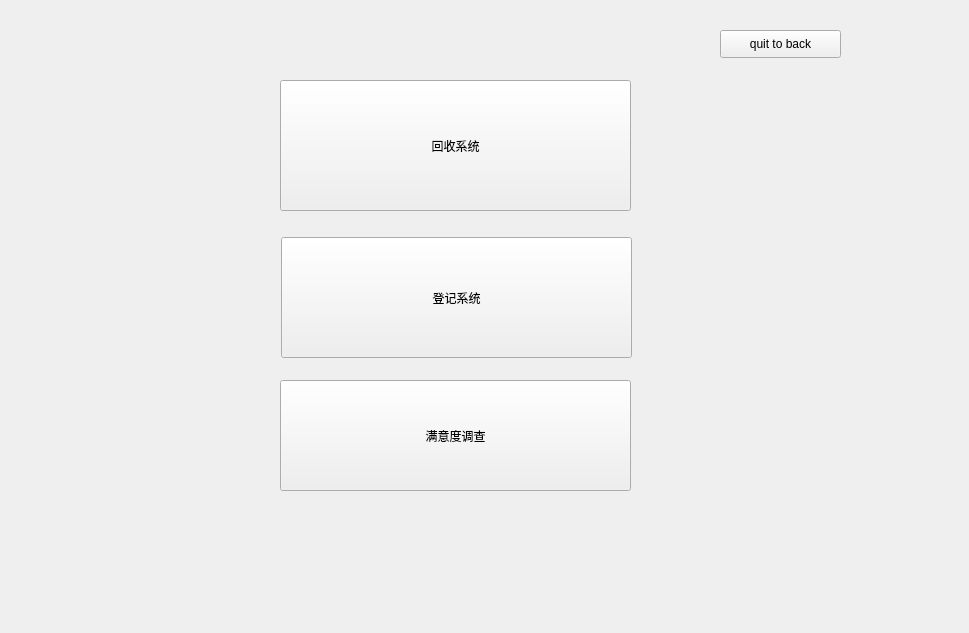
<?xml version="1.0" encoding="UTF-8"?>
<ui version="4.0">
 <class>Form</class>
 <widget class="QWidget" name="Form">
  <property name="geometry">
   <rect>
    <x>0</x>
    <y>0</y>
    <width>969</width>
    <height>633</height>
   </rect>
  </property>
  <property name="windowTitle">
   <string>Form</string>
  </property>
  <widget class="QPushButton" name="pushButton">
   <property name="geometry">
    <rect>
     <x>280</x>
     <y>80</y>
     <width>351</width>
     <height>131</height>
    </rect>
   </property>
   <property name="text">
    <string>回收系统</string>
   </property>
  </widget>
  <widget class="QPushButton" name="pushButton_2">
   <property name="geometry">
    <rect>
     <x>281</x>
     <y>237</y>
     <width>351</width>
     <height>121</height>
    </rect>
   </property>
   <property name="text">
    <string>登记系统</string>
   </property>
  </widget>
  <widget class="QPushButton" name="pushButton_3">
   <property name="geometry">
    <rect>
     <x>280</x>
     <y>380</y>
     <width>351</width>
     <height>111</height>
    </rect>
   </property>
   <property name="text">
    <string>满意度调查</string>
   </property>
  </widget>
  <widget class="QPushButton" name="pushButton_4">
   <property name="geometry">
    <rect>
     <x>720</x>
     <y>30</y>
     <width>121</width>
     <height>28</height>
    </rect>
   </property>
   <property name="text">
    <string>quit to back</string>
   </property>
  </widget>
 </widget>
 <resources/>
 <connections/>
</ui>
